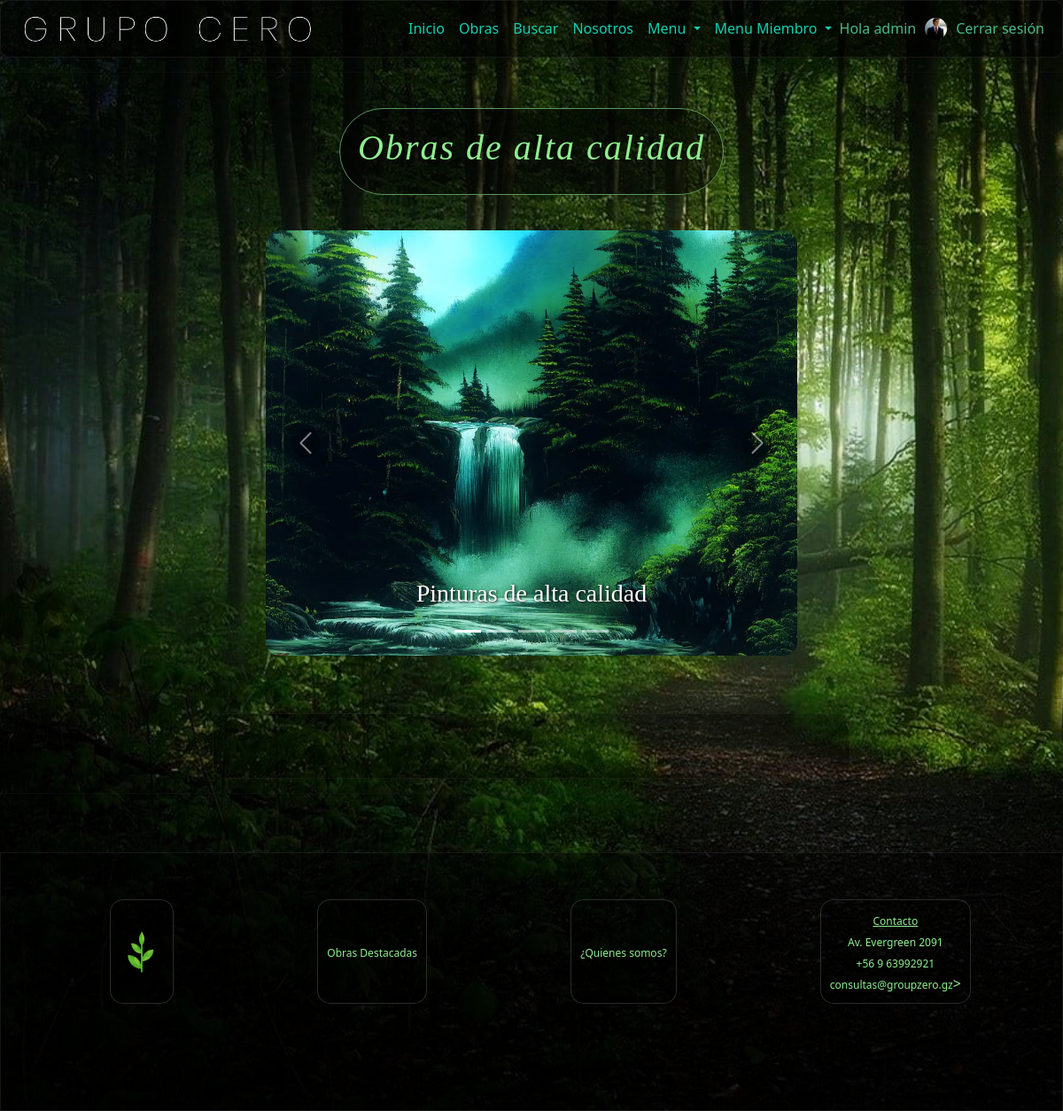
The app's page / (signed in) with its own data.
### core/models.py (models this page shows)
class CustomUser(AbstractUser):
    pic = models.ImageField(upload_to='profile_pics', null=True, blank=True, default='profile_pics/default.png')
    is_staff=models.BooleanField(default=False)

### core/views.py (the view)
# urls.py: path('', views.index,name="index"), # path del index, debe ser un path por cada def
def index(request):
    return render(request,'index.html')

### core/context_processor.py (called while the page is built)
def total_carrito(request):
    total=0
    if request.user.is_authenticated:
        try:
            carrito = request.session['carrito']
            if "carrito" in request.session:
                for key, value in carrito.items():
                    total+=(int(value["precio"]))*(value["cantidad"])
        except:
            print('------EL TRY NO FUNCIONO EN------')
            print('------- CONTEXT_PROCESSOR -------')
            total=0
    return {'total_carrito':int(total)}

### core/templates/index.html (shortened to what this page needs)
{% extends "base.html" %}
{% load static %}
{% block content %}
<div class="divDelMain">
    <span class="visortexto">
        <h1>Obras de alta calidad</h1>
    </span>
</div>
<div class="container">
    <div class="centro">
        <div id="demo" class="carousel slide" data-bs-ride="carousel">
            <div class="carousel-indicators">
                <button type="button" data-bs-target="#demo" data-bs-slide-to="0" class="active"></button>
                <button type="button" data-bs-target="#demo" data-bs-slide-to="1"></button>
                <button type="button" data-bs-target="#demo" data-bs-slide-to="2"></button>
                <button type="button" data-bs-target="#demo" data-bs-slide-to="3"></button>
                <button type="button" data-bs-target="#demo" data-bs-slide-to="4"></button>
            </div>
            <div class="carousel-inner">
                <div class="carousel-item c-item active">
                    <a href="{% url 'admire' 1 %}">
                        <img src="{% static 'assets/img/bobross/bobRoss01.webp' %}" alt="obras1" class="d-block w-100 c-img" >
                    </a>
                    <div class="carousel-caption">
                        <h3>Pinturas de alta calidad</h3>
                    </div>
                </div>
            </div>
            <button class="carousel-control-prev" type="button" data-bs-target="#demo" data-bs-slide="prev">
                <span class="carousel-control-prev-icon"></span>
            </button>
            <button class="carousel-control-next" type="button" data-bs-target="#demo" data-bs-slide="next">
                <span class="carousel-control-next-icon"></span>
            </button>
        </div>
    </div>
</div>
<hr>
<div class="quote-container">
    <div id="quote" class="quote"></div><br>
</div>
<hr>
{% endblock %}

### core/templates/menuMiembro.html (shortened to what this page needs)
{% load static %}
<div class="collapse navbar-collapse naz" id="navbarNavDropdown">
    <div>
        <ul class="navbar-nav me-auto mb-2 mb-lg-0">
            <li class="nav-item">
                <a class="nav-link" href="{% url 'index' %}">Inicio</a>
            </li>
            <li class="nav-item">
                <a class="nav-link" href="{% url 'obras' %}">Obras</a>
            </li>
            <li class="nav-item">
                <a  class="nav-link" href="{% url 'buscar' %}">Buscar</a>
            </li>
            <li class="nav-item">
                <a  class="nav-link" href="{% url 'nosotros' %}">Nosotros</a>
            </li>
            {% if user.is_authenticated %}
                <li class="nav-item dropdown">
                    <a class="nav-link dropdown-toggle" href="#" role="button" data-bs-toggle="dropdown" aria-expanded="false">Menu
                    </a>
                </li>
                {% if user.is_staff %}
                    <li class="nav-item dropdown">
                        <a class="nav-link dropdown-toggle" href="#" role="button" data-bs-toggle="dropdown" aria-expanded="false">Menu Miembro
                        </a>
                    </li>
                {% endif %}
            {% endif %}
        </ul>
    </div>
    <div class="navbar-right">
        {% if user.is_authenticated %}
            <div class="boxes">
                <a href="{% url 'profile' %}" class="nav-link" >Hola {{ user.username }}</a>
            </div>
            <a href="{% url 'profile' %}" class="nav-link"><img class="pic-user" src="{{user.pic.url}}" alt="imgGC" title="Click para ver tu Perfil"></a>
            <div class="boxes">
                <a href="{% url 'cerrar' %}" class="navbar-item" id="#">Cerrar sesión</a>
            </div>
        {% else %}
            <img src="{% static 'assets/icons/tea.png' %}" alt="imgGC">
            <div class="boxes">
                <a href="{% url 'login' %}" id="userGC">Iniciar sesion</a>
            </div>
        {% endif %}
    </div>
</div>

### core/static/css/mystyles.css (style rules this page uses)
body { background-image: url("../assets/img/paisajes/paisaje13.jpg"); background-repeat: no-repeat; background-position: center; background-attachment: fixed; background-size: cover; display: flex; flex-direction: column; font-family: 'Ubuntu', "times new roman", times, roman, serif; }
.fade-in { animation: fadeIn 1s; -webkit-animation: fadeIn 1s; -moz-animation: fadeIn 1s; -o-animation: fadeIn 1s; -ms-animation: fadeIn 1s; }
.divDelMain { display: flex; justify-content: center; margin-top: 3vh; margin-bottom: 5vh; }
.visortexto { font-size: 5vh; color:lightgreen; background-color: rgba(0,0,0,0.5); border-radius: 50px; border: 1px solid rgb(91, 150, 91); padding: 20px !important; text-align: center; font-family:'Times New Roman'; font-style: italic; letter-spacing: 2px; }
.naz { display: flex; justify-content: space-between; align-items: center; padding-left: 10vh !important; }
.nav-item a { color: #12cfb0; text-decoration:none; font-size: 2vh; }
.slide { max-width: 600px; margin: 0 auto; }
.centro { display: block; margin: 0 auto; align-items: center; margin-bottom: 6vh; }
.carousel-inner { display: flex; border-radius: 15px; }
.c-item { width: 100%; }
.c-img { height: 100%; object-fit: cover; }
.carousel-caption { display: block; margin: 0 auto; color: blue; font-family: 'Times New Roman'; text-shadow: 1px 1px 3px rgb(5, 5, 5); margin-bottom: 5px; width: 50%; }
.d-block { height: 480px; }
.carousel-control-prev-icon, .carousel-control-next-icon { outline: black; background-color: rgba(0, 0, 0, 0.3); background-size: 100%, 100%; border-radius: 50%; border: 1px solid black; }
button { width: 100%; padding: 10px; color: #fff; background-color: rgb(7, 68, 7); border: none; border-radius: 15px; cursor: pointer; transition: background-color 0.3s ease; }
.pic-user { width: 10vw; border-radius: 50%; border:1 px solid lightgreen; margin-bottom: 2vh; }
.quote-container { display: block; margin: 0 auto; max-width: 60%; padding: 2vw; border-radius: 15px; border: 1px solid #5555552a; box-shadow: 0 0 10px rgba(0, 0, 0, 0.1); background-color: rgba(0, 0, 0, 0.3); font-style: italic; font-family: 'Ubuntu'; }

### records on screen
CustomUser: username "admin", pic (picture)
